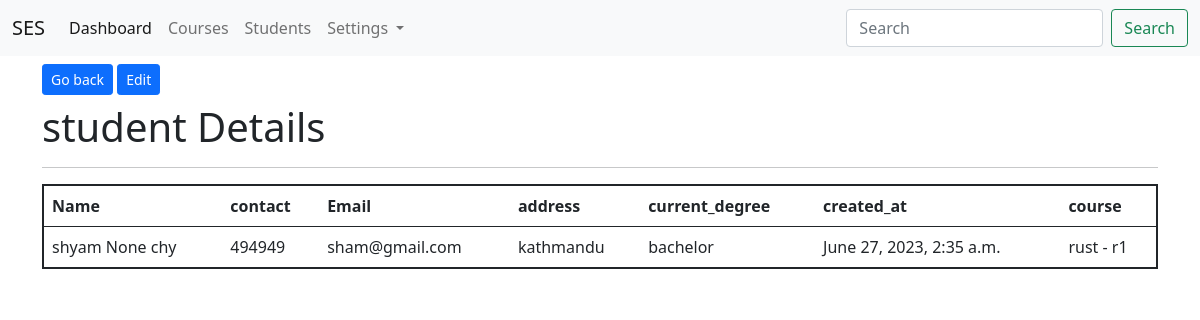
The page /app_students/show/18/ (signed in) on the database its author committed.
### app_students/models.py (models this page shows, shortened)
class studentModel(models.Model):
    first_name= models.CharField(max_length=200)
    middle_name= models.CharField(max_length=200, null=True,blank=True)
    last_name= models.CharField(max_length=200)
    email = models.EmailField(unique=True)
    contact= models.CharField(max_length=20)
    address = models.CharField(max_length=200)
    current_degree = models.CharField(max_length=200)
    profile_img = models.FileField(upload_to='students/profiles',null=True,blank=True)
    created_at = models.DateTimeField(auto_now_add=True)
    course= models.ForeignKey(courseModel,on_delete=models.CASCADE)
    user =models.ForeignKey(User,on_delete=models.CASCADE)
    class Meta:
        db_table = 'tbl_students'

### app_courses/models.py (models this page shows)
class courseModel(models.Model):
    course_name = models.CharField( max_length=200)
    course_code = models.CharField(max_length=100)
    def __str__(self):
        return self.course_name +" - " + self.course_code # this will convert the object form data to string
    class Meta:
        db_table = "tbl_courses"

### app_students/views.py (the view)
# urls.py: path('show/<int:id>/',views.student_show,name='student-show'),
@login_required(login_url='/login')
def student_show(request,id):
    students = studentModel.objects.get(id=id)
    context ={"students":students}
    return render(request,'students/show.html',context)

### templates/students/show.html (shortened to what this page needs)
{% extends 'layouts/master.html' %}
{% block content %}
<div class="container">
    <a href="{% url 'student-index' %}" class="btn btn-primary btn-sm mt-2 mb-2">Go back</a>
    <a href="{% url 'student-edit' students.id %}" class=" btn btn-primary btn-sm mt-2 mb-2" >Edit</a>
   <h1>student Details</h1>
   <hr>
   <table class="table table-hover border-2" style="border: 1px solid;" >
    <thead>
        <tr>
        <th>Name</th>
        <th>contact</th>
        <th>Email</th>
        <th>address</th>
        <th>current_degree</th>
        <th>created_at</th>
        <th>course</th>
     </tr>
    </thead>
    <tbody>
        <tr>
            <td >{{ students.first_name}} {{students.middle_name}} {{students.last_name}}</td>
            <td >{{ students.contact}} </td>
            <td >{{ students.email}} </td>
            <td >{{ students.address}} </td>
            <td >{{ students.current_degree}} </td>
            <td >{{ students.created_at}} </td>
            <td >{{ students.course}} </td>
        </tr>
    </tbody>
   </table>
</div>
{% endblock content %}

### rows shown on the page
studentModel: first_name "shyam", middle_name "None", last_name "chy", contact "494949", email "sham@gmail.com", address "kathmandu", current_degree "bachelor", created_at "June 27, 2023, 2:35 a.m.", course "rust - r1"
